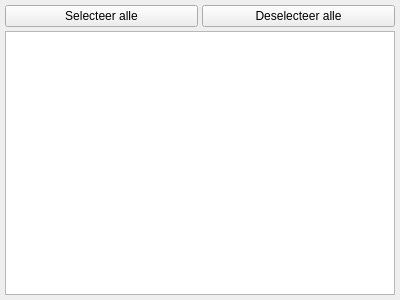
<?xml version="1.0" encoding="UTF-8"?>
<ui version="4.0">
 <class>ComboBoxTable</class>
 <widget class="QWidget" name="ComboBoxTable">
  <property name="geometry">
   <rect>
    <x>0</x>
    <y>0</y>
    <width>400</width>
    <height>300</height>
   </rect>
  </property>
  <property name="windowTitle">
   <string>Form</string>
  </property>
  <layout class="QVBoxLayout" name="verticalLayout">
   <property name="spacing">
    <number>4</number>
   </property>
   <property name="leftMargin">
    <number>5</number>
   </property>
   <property name="topMargin">
    <number>5</number>
   </property>
   <property name="rightMargin">
    <number>5</number>
   </property>
   <property name="bottomMargin">
    <number>5</number>
   </property>
   <item>
    <layout class="QHBoxLayout" name="horizontalLayout">
     <item>
      <widget class="QPushButton" name="deselectAllButton">
       <property name="text">
        <string>Selecteer alle</string>
       </property>
      </widget>
     </item>
     <item>
      <widget class="QPushButton" name="pushButton_2">
       <property name="text">
        <string>Deselecteer alle</string>
       </property>
      </widget>
     </item>
    </layout>
   </item>
   <item>
    <widget class="QTableView" name="table"/>
   </item>
  </layout>
 </widget>
 <resources/>
 <connections/>
</ui>
